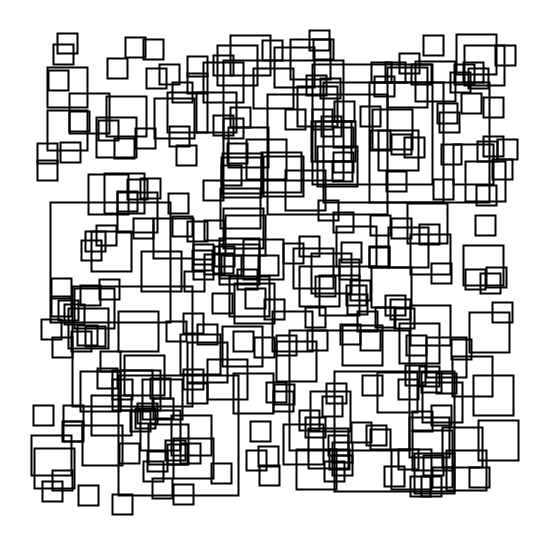
Frame 1 (no input)
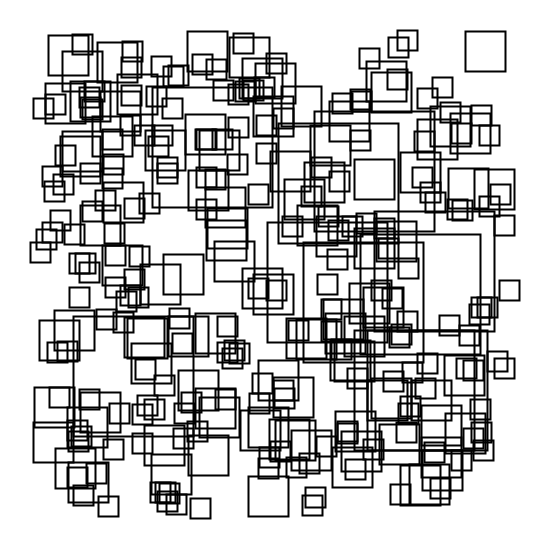
Frame 2 (the mouse pressed at the canvas centre, redrawn once)

The Processing sketch that drew these frames (run headless with seeded random() and noise(); the mouse was pressed at the canvas centre and the sketch redrawn once):

// Processing sketch: random_squares
// ── random_squares.pde
// Based on "Random Squares" by Charles Csuri
// Originally published in "Computer Graphics and Art" vol1 no2, 1976
// See: http://recodeproject.com/translation/chris-allick-direct-random-squares-charles-csuri

int margin = 30;

void setup() {
    size(550, 550);
    noLoop();
}

void draw() {
    background(#ffffff);
    stroke(#000000);
    strokeWeight(2);
    noFill();

    drawSquares(200, 20);
    drawSquares(100, 40);
    drawSquares(10, 120);
}

void drawSquares(int count, int size) {
    for (int i = 0; i < count; i++) {
        int x = int(random(margin, width - size - margin));
        int y = int(random(margin, height - size - margin));
        rect(x, y, size, size);
    }
}

void keyPressed() {
    if (key == ' ') {
        redraw();
    } else if (key == 's' || key == 'S') {
        save("out.png");
    }
}
